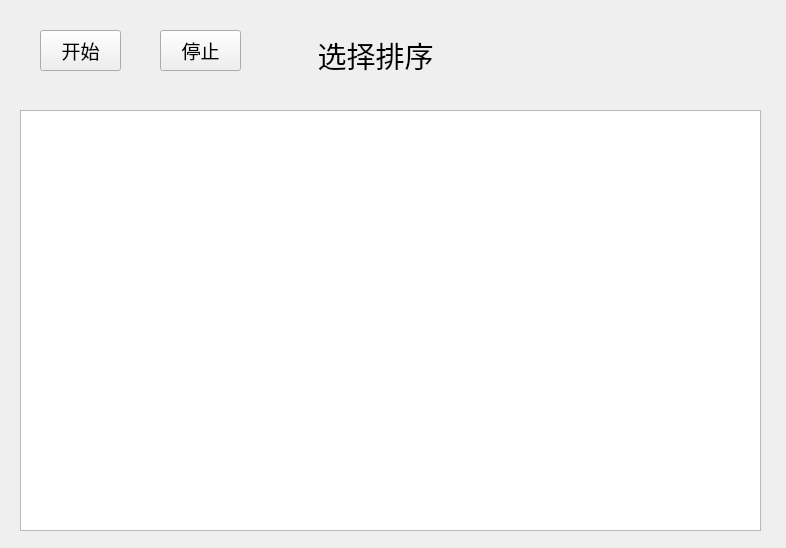
<?xml version="1.0" encoding="UTF-8"?>
<ui version="4.0">
 <class>widget</class>
 <widget class="QWidget" name="widget">
  <property name="geometry">
   <rect>
    <x>0</x>
    <y>0</y>
    <width>786</width>
    <height>548</height>
   </rect>
  </property>
  <property name="sizePolicy">
   <sizepolicy hsizetype="Fixed" vsizetype="Fixed">
    <horstretch>0</horstretch>
    <verstretch>0</verstretch>
   </sizepolicy>
  </property>
  <property name="minimumSize">
   <size>
    <width>786</width>
    <height>548</height>
   </size>
  </property>
  <property name="maximumSize">
   <size>
    <width>786</width>
    <height>548</height>
   </size>
  </property>
  <property name="cursor">
   <cursorShape>ArrowCursor</cursorShape>
  </property>
  <property name="windowTitle">
   <string>排序过程</string>
  </property>
  <widget class="QGraphicsView" name="show_place">
   <property name="geometry">
    <rect>
     <x>20</x>
     <y>110</y>
     <width>741</width>
     <height>421</height>
    </rect>
   </property>
  </widget>
  <widget class="QPushButton" name="start">
   <property name="geometry">
    <rect>
     <x>40</x>
     <y>30</y>
     <width>81</width>
     <height>41</height>
    </rect>
   </property>
   <property name="font">
    <font>
     <family>幼圆</family>
     <pointsize>14</pointsize>
    </font>
   </property>
   <property name="cursor">
    <cursorShape>PointingHandCursor</cursorShape>
   </property>
   <property name="text">
    <string>开始</string>
   </property>
  </widget>
  <widget class="QLabel" name="sort_name">
   <property name="geometry">
    <rect>
     <x>290</x>
     <y>30</y>
     <width>171</width>
     <height>51</height>
    </rect>
   </property>
   <property name="font">
    <font>
     <family>宋体</family>
     <pointsize>22</pointsize>
     <weight>50</weight>
     <bold>false</bold>
     <underline>false</underline>
     <strikeout>false</strikeout>
     <kerning>true</kerning>
    </font>
   </property>
   <property name="text">
    <string>选择排序</string>
   </property>
   <property name="alignment">
    <set>Qt::AlignCenter</set>
   </property>
  </widget>
  <widget class="QPushButton" name="stop">
   <property name="geometry">
    <rect>
     <x>160</x>
     <y>30</y>
     <width>81</width>
     <height>41</height>
    </rect>
   </property>
   <property name="font">
    <font>
     <family>幼圆</family>
     <pointsize>14</pointsize>
    </font>
   </property>
   <property name="cursor">
    <cursorShape>PointingHandCursor</cursorShape>
   </property>
   <property name="text">
    <string>停止</string>
   </property>
  </widget>
 </widget>
 <resources/>
 <connections/>
</ui>
